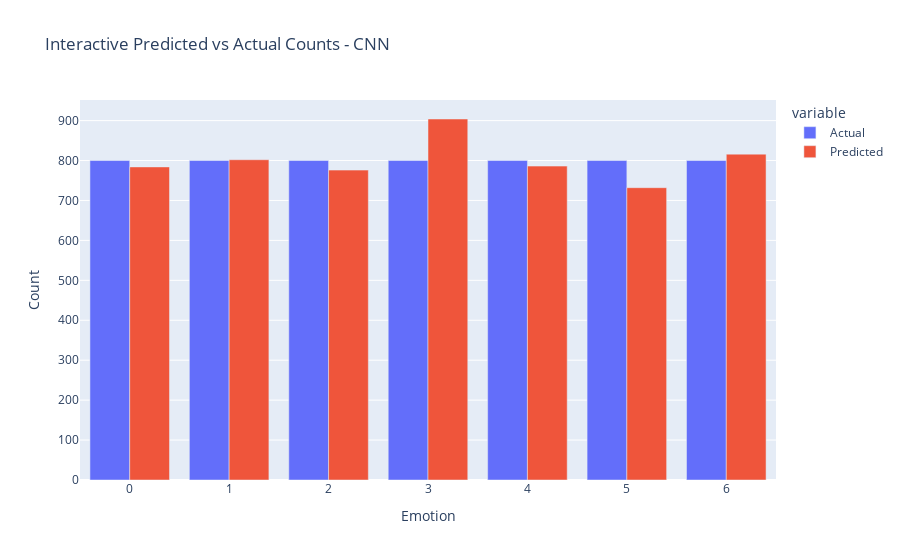

Notebook code for this chart:
### Code cell
# Generate predictions on the test data (using the CNN model)
y_pred_cnn = model.predict(X_reshaped)
y_pred_cnn_classes = np.argmax(y_pred_cnn, axis=1) 

# Convert encoded labels back to original emotion labels
y_test_classes = np.argmax(y_encoded, axis=1)

# Create confusion matrix for CNN predictions
cm_cnn = confusion_matrix(y_test_classes, y_pred_cnn_classes)

# Plot confusion matrix for CNN model
plt.figure(figsize=(10, 7))
sns.heatmap(cm_cnn, annot=True, fmt='d', cmap='Blues', xticklabels=le.classes_, yticklabels=le.classes_)
plt.xlabel('Predicted')
plt.ylabel('Actual')
plt.title('Confusion Matrix - CNN (Predicted vs Actual)')
plt.show()
# Count actual values 
actual_counts_cnn = pd.Series(y_test_classes).value_counts().sort_index()

# Count predicted values 
predicted_counts_cnn = pd.Series(y_pred_cnn_classes).value_counts().sort_index()

# Combine into a DataFrame for comparison
comparison_df_cnn = pd.DataFrame({'Actual': actual_counts_cnn, 'Predicted': predicted_counts_cnn})
import plotly.express as px

# Create an interactive bar plot for CNN predicted vs actual counts
fig_comparison_cnn = px.bar(comparison_df_cnn.reset_index(), 
                            x='index', 
                            y=['Actual', 'Predicted'], 
                            barmode='group',
                            labels={'index': 'Emotion', 'value': 'Count'},
                            title='Interactive Predicted vs Actual Counts - CNN')

# Show the interactive plot
fig_comparison_cnn.show()

### Figure 1 — Plotly figure (JSON) as saved in the notebook; plotly's stock layout.template omitted (floating-point values rounded to 4 significant figures)
{"data": [{"alignmentgroup": "True", "hovertemplate": "variable=Actual<br>Emotion=%{x}<br>Count=%{y}<extra></extra>", "legendgroup": "Actual", "marker": {"color": "#636efa", "pattern": {"shape": ""}}, "name": "Actual", "offsetgroup": "Actual", "orientation": "v", "showlegend": true, "textposition": "auto", "type": "bar", "x": [0, 1, 2, 3, 4, 5, 6], "xaxis": "x", "y": [800, 800, 800, 800, 800, 800, 800], "yaxis": "y"}, {"alignmentgroup": "True", "hovertemplate": "variable=Predicted<br>Emotion=%{x}<br>Count=%{y}<extra></extra>", "legendgroup": "Predicted", "marker": {"color": "#EF553B", "pattern": {"shape": ""}}, "name": "Predicted", "offsetgroup": "Predicted", "orientation": "v", "showlegend": true, "textposition": "auto", "type": "bar", "x": [0, 1, 2, 3, 4, 5, 6], "xaxis": "x", "y": [784, 802, 776, 904, 786, 732, 816], "yaxis": "y"}], "layout": {"barmode": "group", "legend": {"title": {"text": "variable"}, "tracegroupgap": 0}, "title": {"text": "Interactive Predicted vs Actual Counts - CNN"}, "xaxis": {"anchor": "y", "domain": [0, 1], "title": {"text": "Emotion"}}, "yaxis": {"anchor": "x", "domain": [0, 1], "title": {"text": "Count"}}}}
